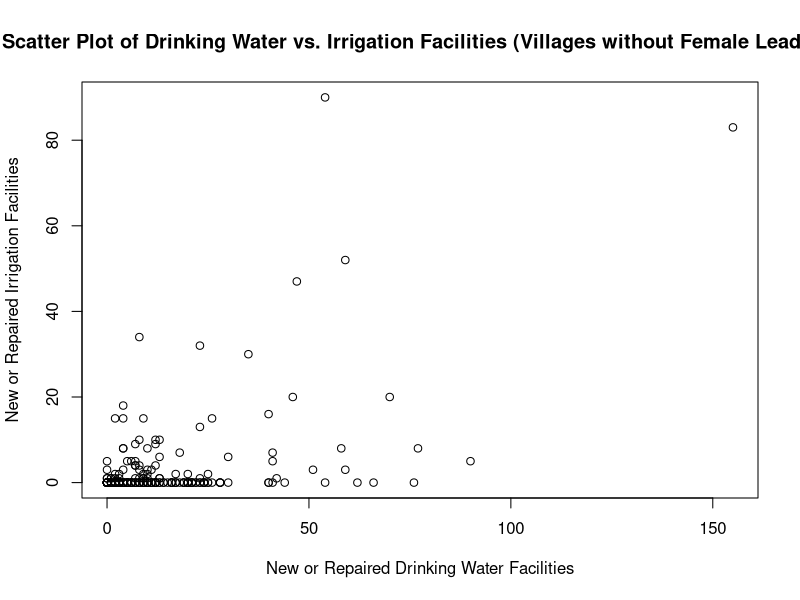

Generate this figure with R:
# Part I

data <- read.csv('india.csv')

mean_water_female <- mean(data$water[data$female == 1], na.rm = TRUE)
mean_water_male <- mean(data$water[data$female == 0], na.rm = TRUE)

diff_means_water <- mean_water_female - mean_water_male

mean_irrigation_female <- mean(data$irrigation[data$female == 1], na.rm = TRUE)
mean_irrigation_male <- mean(data$irrigation[data$female == 0], na.rm = TRUE)

diff_means_irrigation <- mean_irrigation_female - mean_irrigation_male

cat("Difference in means for water facilities:", round(diff_means_water, 2), "\n")
cat("Difference in means for irrigation facilities:", round(diff_means_irrigation, 2), "\n")

# 1
# (a)

sd_water_female <- sd(data$water[data$female == 1], na.rm = TRUE)
sd_water_male <- sd(data$water[data$female == 0], na.rm = TRUE)

n_female <- sum(data$female == 1, na.rm = TRUE)
n_male <- sum(data$female == 0, na.rm = TRUE)

# Calculate the standard error of the difference-in-means
std_error_water <- sqrt((sd_water_female^2 / n_female) + (sd_water_male^2 / n_male))

cat("Standard Error of the difference-in-means estimator for water facilities:", round(std_error_water, 2), "\n")

# (b)

z_score_water <- diff_means_water / std_error_water

cat("Z-score for the test on water facilities:", round(z_score_water, 2), "\n")

# (d)

p_value_water <- 2 * (1 - pnorm(abs(z_score_water)))

cat("P-value for the test on water facilities:", round(p_value_water, 4), "\n")

# 2
# (a)

null_hypothesis_diff <- -1

z_score_water_null <- (diff_means_water - null_hypothesis_diff) / std_error_water

cat("Z-score for the test with hypothesized difference of -1:", round(z_score_water_null, 2), "\n")

# (b)

p_value_water_null <- 2 * (1 - pnorm(abs(z_score_water_null)))

cat("P-value for the test with hypothesized difference of -1:", round(p_value_water_null, 4), "\n")

# 3
# (a)

z_critical <- qnorm(0.975)
margin_of_error <- z_critical * std_error_water

ci_lower <- diff_means_water - margin_of_error
ci_upper <- diff_means_water + margin_of_error

cat("95% Confidence Interval: [", round(ci_lower, 2), ", ", round(ci_upper, 2), "]\n")

# 4
# (a)

sd_irrigation_female <- sd(data$irrigation[data$female == 1], na.rm = TRUE)
sd_irrigation_male <- sd(data$irrigation[data$female == 0], na.rm = TRUE)

n_female_irrigation <- sum(data$female == 1, na.rm = TRUE)
n_male_irrigation <- sum(data$female == 0, na.rm = TRUE)

std_error_irrigation <- sqrt((sd_irrigation_female^2 / n_female_irrigation) + (sd_irrigation_male^2 / n_male_irrigation))

z_critical <- qnorm(0.975)
margin_of_error_irrigation <- z_critical * std_error_irrigation

ci_lower_irrigation <- diff_means_irrigation - margin_of_error_irrigation
ci_upper_irrigation <- diff_means_irrigation + margin_of_error_irrigation

cat("95% Confidence Interval for Irrigation Facilities: [", round(ci_lower_irrigation, 2), ", ", round(ci_upper_irrigation, 2), "]\n")

# 5
# (a)

data_male <- data[data$female == 0, ]

plot(data_male$water, data_male$irrigation,
     xlab = "New or Repaired Drinking Water Facilities",
     ylab = "New or Repaired Irrigation Facilities",
     main = "Scatter Plot of Drinking Water vs. Irrigation Facilities (Villages without Female Leaders)")

# (b)

covariance_male <- cov(data_male$water, data_male$irrigation, use = "complete.obs")

cat("Covariance (without female leaders):", round(covariance_male, 2), "\n")

# (c)

correlation_male <- cor(data_male$water, data_male$irrigation, use = "complete.obs")

cat("Correlation (without female leaders):", round(correlation_male, 2), "\n")

# (d)

z <- 0.5 * log((1 + correlation_male) / (1 - correlation_male))

se_z <- 1 / sqrt(nrow(data_male) - 3)

z_critical <- qnorm(0.975)

ci_lower_z <- z - z_critical * se_z
ci_upper_z <- z + z_critical * se_z

ci_lower_correlation <- (exp(2 * ci_lower_z) - 1) / (exp(2 * ci_lower_z) + 1)
ci_upper_correlation <- (exp(2 * ci_upper_z) - 1) / (exp(2 * ci_upper_z) + 1)

cat("95% Confidence Interval for Correlation: [", round(ci_lower_correlation, 2), ", ", round(ci_upper_correlation, 2), "]\n")

# Part II

# 6
# (a)

data_online_prices <- read.csv("online_prices.csv")

correlation_prices <- cor(data_online_prices$price, data_online_prices$price_online, use = "complete.obs")

cat("Correlation between price in-store and online:", round(correlation_prices, 5), "\n")

# (c)

n <- sum(!is.na(data_online_prices$price) & !is.na(data_online_prices$price_online))

se_correlation <- (1 - correlation_prices^2) / sqrt((n - 2))

cat("Standard error of the sample correlation coefficient:", round(se_correlation, 5), "\n")

# (d)

z_correlation <- 0.5 * log((1 + correlation_prices) / (1 - correlation_prices))

z_critical <- qnorm(0.975)

ci_lower_z <- z_correlation - z_critical * se_correlation
ci_upper_z <- z_correlation + z_critical * se_correlation

ci_lower_correlation <- (exp(2 * ci_lower_z) - 1) / (exp(2 * ci_lower_z) + 1)
ci_upper_correlation <- (exp(2 * ci_upper_z) - 1) / (exp(2 * ci_upper_z) + 1)

cat("95% Confidence Interval for the correlation: [", round(ci_lower_correlation, 5), ", ", round(ci_upper_correlation, 5), "]\n")

# 7
# (a)

data_online_prices$percent_difference <- ((data_online_prices$price - data_online_prices$price_online) / data_online_prices$price) * 100

mean_percent_difference <- mean(data_online_prices$percent_difference, na.rm = TRUE)

cat("Sample mean of percent_difference:", round(mean_percent_difference, 2), "%\n")

# (c)

n_percent_difference <- sum(!is.na(data_online_prices$percent_difference))

sd_percent_difference <- sd(data_online_prices$percent_difference, na.rm = TRUE)

se_percent_difference <- sd_percent_difference / sqrt(n_percent_difference)

cat("Standard error of the sample mean of percent_difference:", round(se_percent_difference, 5), "\n")

# (d)

margin_of_error_percent_difference <- qnorm(0.975) * se_percent_difference
ci_lower_percent_difference <- mean_percent_difference - margin_of_error_percent_difference
ci_upper_percent_difference <- mean_percent_difference + margin_of_error_percent_difference

cat("95% Confidence Interval for the mean of percent_difference: [", round(ci_lower_percent_difference, 5), ", ", round(ci_upper_percent_difference, 5), "]\n")
